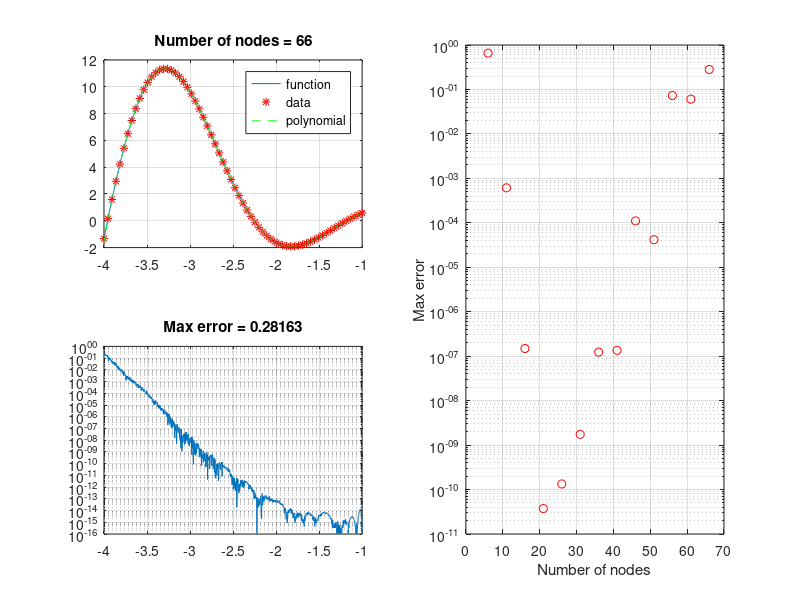

Source code (MATLAB):

f = @(x) x.^2.*cos(2*x) +1;
%n=14;
figure;
for n= 5  : 5 : 65
subplot(2,2,1);
a =-4;
b =-1;
fplot(f,[a,b]);

x_i = linspace(a,b,n+1);%для разбиения отрезка
y_i = f(x_i);
hold on; 
plot(x_i,y_i,'*r');

coef = polyfit(x_i,y_i,n);%для построения полинома
p = @(x) polyval(coef,x);
xx = linspace(a,b,1000);
p_xx = p(xx);
plot(xx,p_xx,'--g');
grid on;
legend('function','data','polynomial');
title(['Number of nodes = ', num2str(n+1)]);

hold off;
error = abs(p_xx - f(xx));
subplot(2,2,3);
semilogy(xx,error);
grid on;

error_max = max(error);
title(['Max error = ', num2str(error_max)]);

subplot(2,2,[2,4]);
semilogy(n+1, error_max,'or');
hold on;
grid on
xlabel('Number of nodes');
ylabel('Max error');
pause(1);
end